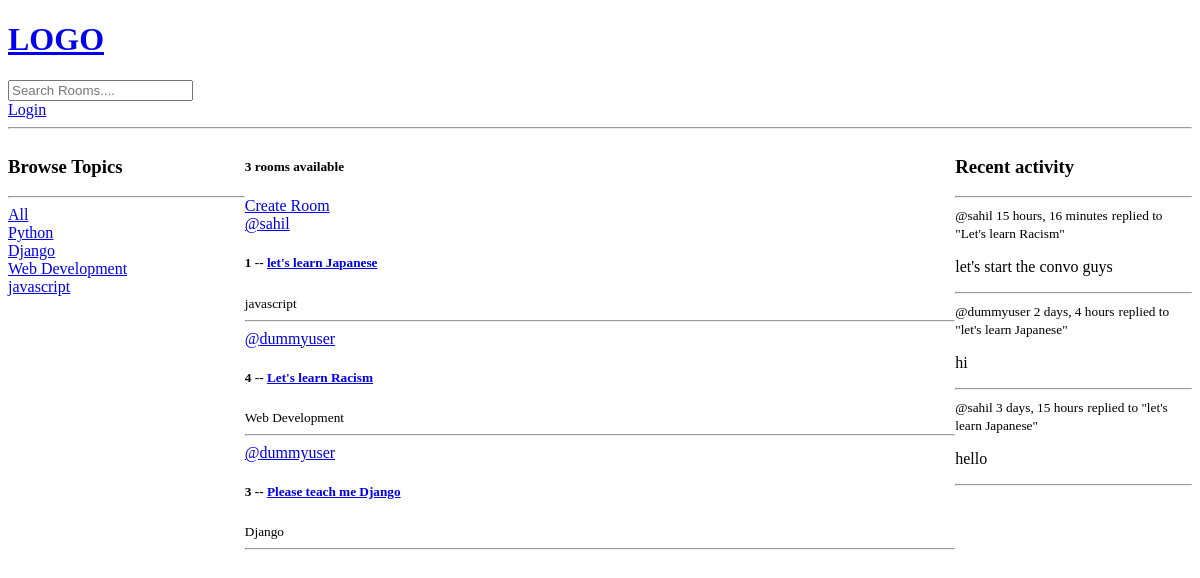
Before: / with the older database file.
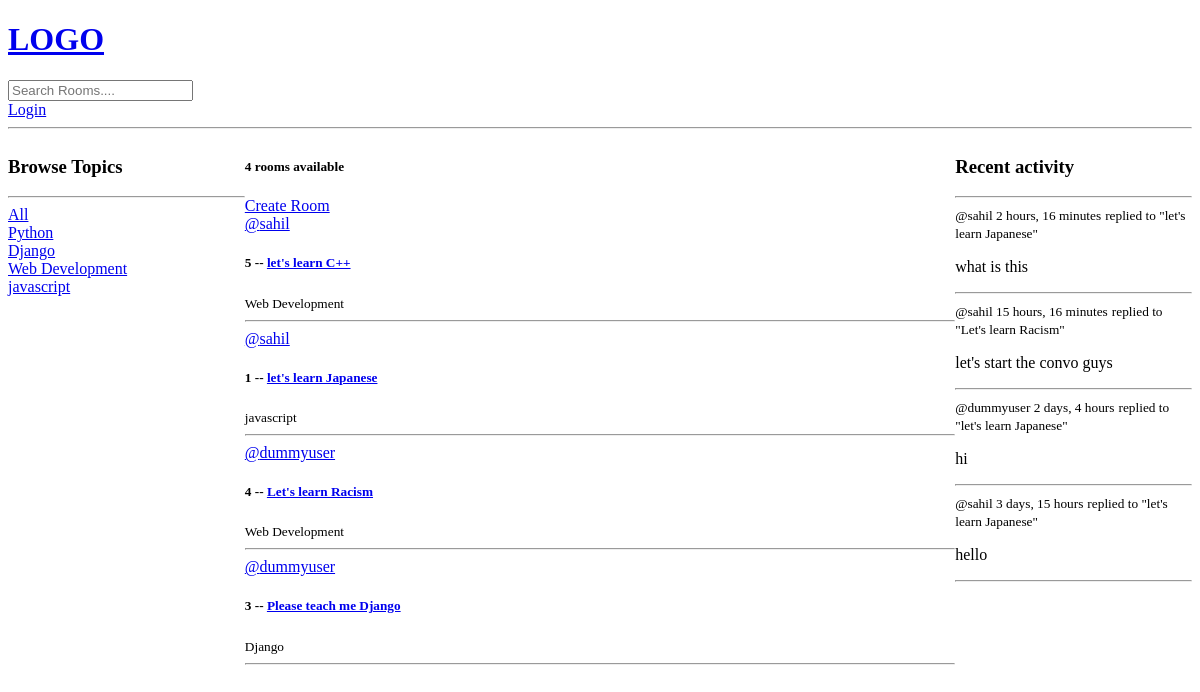
After: the same page with the newer database file.
### base/models.py (models this page shows, shortened)
class Topic(models.Model):
    name = models.CharField(max_length=200)

class Room(models.Model):
    host = models.ForeignKey(User, on_delete=models.SET_NULL, null=True)
    topic = models.ForeignKey(Topic, on_delete=models.SET_NULL, null=True)
    name = models.CharField(max_length=200)
    description = models.TextField(null=True, blank=True)
    participants = models.ManyToManyField(User, related_name='participants', blank=True)
    updated = models.DateTimeField(auto_now=True)
    created = models.DateTimeField(auto_now_add=True)
    class Meta:
        ordering = ['-updated','-created']
    def __str__(self):
        return self.name

class Message(models.Model):
    user = models.ForeignKey(User, on_delete=models.CASCADE)
    room = models.ForeignKey(Room, on_delete=models.CASCADE)
    body = models.TextField()
    updated = models.DateTimeField(auto_now=True)
    created = models.DateTimeField(auto_now_add=True)
    class Meta:
        ordering = ['-updated','-created']
    def __str__(self):
        return self.body[0:50]

### base/views.py (the view)
# urls.py: path('',views.home,name="home"),
def home(request):
    q = request.GET.get('q') if request.GET.get('q') != None else ''
    rooms = Room.objects.filter(
        Q(topic__name__icontains=q) |
        Q(name__icontains=q) |
        Q(description__icontains=q)
        )
    topics = Topic.objects.all()
    room_count = rooms.count()
    room_messages = Message.objects.filter(Q(
        room__topic__name__icontains=q
    ))
    context = {'rooms':rooms, "topics":topics,'room_count':room_count,'room_messages':room_messages}
    return render(request,"base/home.html",context)

### base/templates/base/home.html (shortened to what this page needs)
{% extends "main.html" %}
{% block content %}
<div class="home-container">
  <div>
    {% include "base/topics_component.html" %}
  </div>
  <div>
    <h5>{{room_count}} rooms available</h5>
    <a href="{% url 'create-room' %}">Create Room</a>
    {% include "base/feed_component.html" %}
  </div>
  <div>
    {% include "base/activity_component.html" %}
</div>
</div>
{% endblock content %}

### base/templates/base/topics_component.html
<h3>Browse Topics</h3>
<hr>
<div>
  <a href="{% url 'home'  %}">All</a>
</div>
{% for topic in topics %}
  <div>
    <a href="{% url 'home'  %}?q={{topic.name}}">{{topic.name}}</a>
  </div>
{% endfor %}

### base/templates/base/feed_component.html (shortened to what this page needs)
<div>
    {% for room in rooms %}
    <div>
      <a href="{% url "user-profile" room.host.id %}">@{{room.host.username}}</a>
      <h5>{{room.id}} -- <a href="{% url 'room' room.id %}">{{room.name}}</a></h5>
      <small>{{room.topic.name}}</small>
      <hr>
    </div>
    {% endfor %}
</div>

### base/templates/base/activity_component.html (shortened to what this page needs)
<h3>Recent activity</h3>
    <hr>
    {% for message in room_messages %}
      <div>
        <small>@{{message.user}} {{message.created|timesince}}</small>
        <small>replied to "{{message.room}}"</small>
        <p>{{message}}</p>
        <hr>
      </div>
    {% endfor %}

Changed rows visible on the page:
added Room: host.username "sahil", id "5", name "let's learn C++", topic.name "Web Development"
added Message: user "sahil", created "2 hours, 16 minutes", room "let's learn Japanese", body "what is this"
Other visible differences:
{{ room_count }}: "3" → "4"
